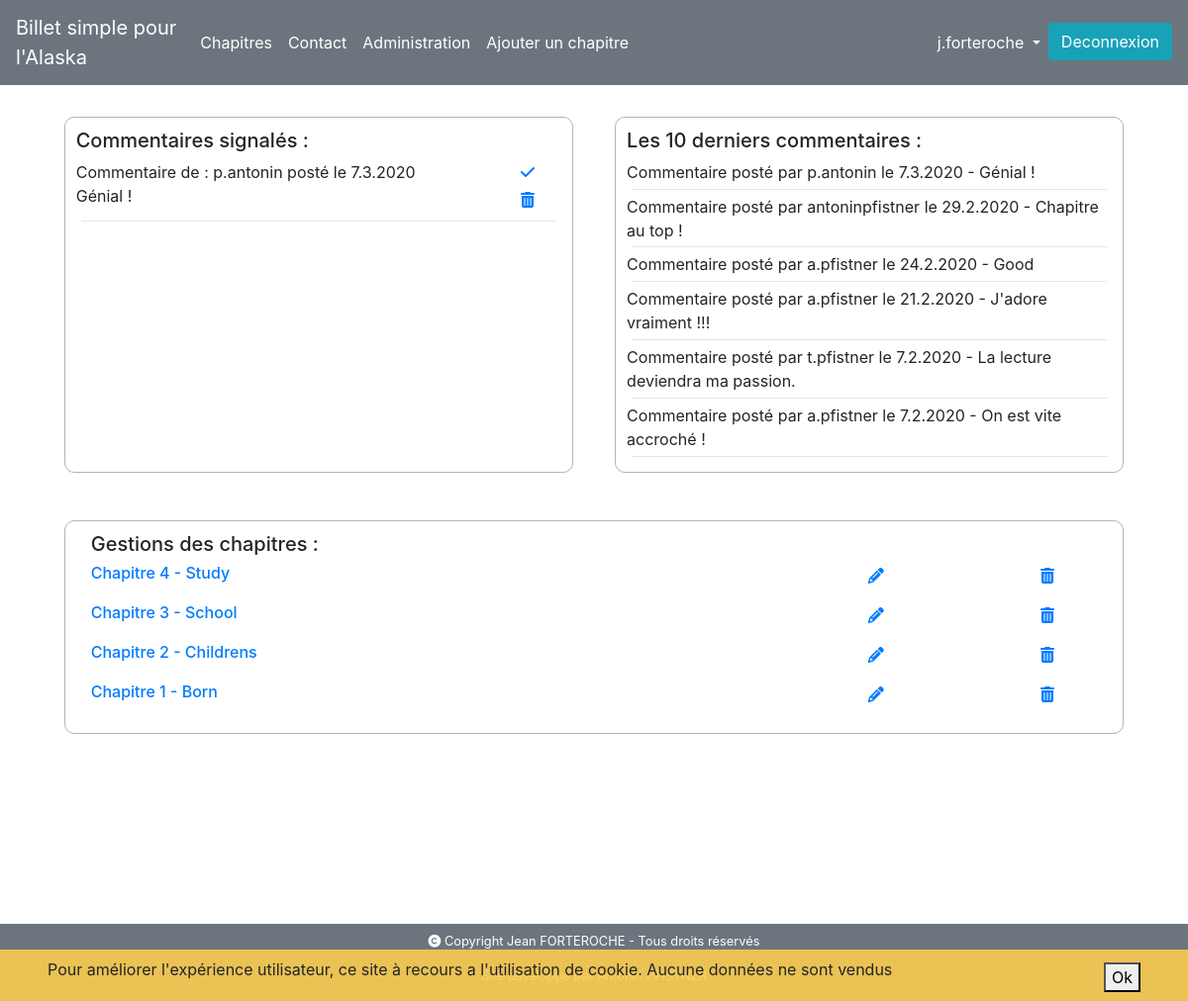
The app's page /?type=administration (signed in) with its own data.
### tables this page shows
CREATE TABLE IF NOT EXISTS `comments` (
  `id` int(11) NOT NULL AUTO_INCREMENT,
  `id_post` int(11) NOT NULL,
  `pseudo` varchar(255) NOT NULL,
  `content` longtext NOT NULL,
  `status_of_comment` int(11) NOT NULL,
  `published_date` datetime NOT NULL,
  PRIMARY KEY (`id`)
);

CREATE TABLE IF NOT EXISTS `chapters` (
  `id` int(11) NOT NULL AUTO_INCREMENT,
  `chapter_name` varchar(255) NOT NULL,
  `chapter_number` int(11) NOT NULL,
  `chapter_content` longtext NOT NULL,
  `published_date` datetime NOT NULL,
  PRIMARY KEY (`id`)
);

### controller/ControllerChapter.php (called while the page is built, shortened)
<?php
    class ControllerChapter{
        private $_managementChapter;
        function __construct()
        {
            $this->_managementChapter = new ManagementChapter;
        }
        public function administrationPage(){
            $commentsReport = $this->_managementChapter->commentsManagement();
            $chapters = $this->_managementChapter->chapterLists();
            $tenLastComments = $this->_managementChapter->tenLastComments();
            require('view/viewAdministration.php');
        }
    }

### gestion/Autoloader.php (called while the page is built, shortened)
<?php
class Autoloader{
   static function autoload($class){
       $controller = strpos($class, 'Controller');
       $model = strpos($class, 'Management');
       $gestion = strpos($class, 'Gestion');
       if($controller !== FALSE){
           $class = str_replace('P4\Controller\\', 'controller/', $class);
           require($class.".php");
       }
       elseif($model !== FALSE){
           $class = str_replace('P4\Model\\', 'model/', $class);
       }
       elseif ($gestion !== FALSE){
           $class = str_replace('P4\Gestion\\', 'gestion/', $class);
           require($class.".php");
       }
   }
}

### model/ManagementBDD.php (called while the page is built, shortened)
<?php
class ManagementBDD {
    function __construct()
    {
        $this->_bd = $this->AccesBDD();
    }
    private function AccesBDD(){
        $bd = new \PDO('mysql:host='.$domaineBDD.';dbname='.$BDDName.';charset=utf8', ''.$username.'', ''.$password.'');
        try{
            $bd = new \PDO('mysql:host='.$domaineBDD.';dbname='.$BDDName.';charset=utf8', ''.$username.'', ''.$password.'');
        }catch (\Exception $e){
            throw new \Exception('Erreur de connexion à la BDD, merci de contacter l\'administrateur ou de vous reconnecter plus tard.');
        }
        return $bd;
    }
}

### model/ManagementChapter.php (called while the page is built, shortened)
<?php
require_once('ManagementBDD.php');
class ManagementChapter extends ManagementBDD{
    public function chapterLists(){
        $posts = $this->_bd->query('SELECT * FROM chapters ORDER BY chapter_number DESC');
        return $posts;
    }
    public function commentsManagement(){
        $commentsManagement = $this->_bd->query('SELECT id, pseudo, content, DAY(published_date) AS day, MONTH(published_date) AS month, YEAR(published_date) AS year FROM comments WHERE status_of_comment = 1');
        return $commentsManagement;
    }
    public function tenLastComments(){
        $comments = $this->_bd->query('SELECT pseudo, content, DAY(published_date) AS day, MONTH(published_date) AS month, YEAR(published_date) AS year  FROM comments  ORDER BY id DESC LIMIT 10');
        return $comments;
    }
}

### view/viewAdministration.php (the view, shortened to what this page needs)
    <div class="row ml-0 mr-0 d-flex bloc-Top-total-admin">
            <div class="bloc-Top-Admin half">
                <div class="row m-0">
                    <h5>Commentaires signalés :</h5>
                </div>
                <?php
                if($commentsReport->rowcount() === 0){
                    ?>
                    <div class="col-lg-12">
                        <p>Aucun commentaire signalé actuellement !</p>
                    </div>
                    <?php
                }else{
                    while($commentReport = $commentsReport->fetch()) {
                        ?>
                        <div class="row m-0 justify-content-between">
                            <div class="col-lg-10 p-0">
                                <p class="mb-0">Commentaire de : <?= $commentReport['pseudo'] ?> posté le <?= $commentReport['day'] ?>.<?= $commentReport['month'] ?>.<?= $commentReport['year'] ?></p>
                                <p class="mb-0"><?= $commentReport['content']?></p>
                            </div>
                            <div class="col-lg-1 p-0">
                                <p class="mb-1"><a href="/?type=chapter&action=acceptComment&idComment=<?= $commentReport['id']?>"><i class="fas fa-check"></i></i></a></p>
                                <p class="mb-1"><a href="/?type=chapter&action=deleteComment&idComment=<?= $commentReport['id']?>"><i class="fas fa-trash-alt"></i></a></p>
                            </div>
                        </div>
                        <hr>
                        <?php
                    }
                }
                ?>
            </div>
            <div class="bloc-Top-Admin half">
                <div class="row m-0">
                    <div class="col-lg-12 p-0">
                        <h5>Les 10 derniers commentaires :</h5>
                    </div>
                </div>
                <?php
                while($lastComment = $tenLastComments->fetch()) {
                    ?>
                    <div class="row m-0">
                        <div class="col-lg-12 p-0">
                            <p class="mb-0">Commentaire posté par <?= $lastComment['pseudo'] ?> le <?= $lastComment['day'] ?>.<?= $lastComment['month'] ?>.<?= $lastComment['year'] ?> - <?= $lastComment['content'] ?></p>
                        </div>
                    </div>
                    <hr/>
                    <?php
                }
                ?>
            </div>
    </div>
    <div class="row mt-5 ml-0 mr-0 justify-content-between bloc-Top-Admin">
        <h5 class="col-lg-12">Gestions des chapitres :</h5>
        <?php
            while($chapter = $chapters->fetch()){
        ?>
        <div class="col-lg-8">
            <a href="/?type=chapter&action=chapter&idChapter=<?= $chapter['id']?>">
                <h6>Chapitre <?= $chapter['chapter_number'] .' - '. $chapter['chapter_name']?></h6>
            </a>
        </div>
        <div class="col-lg-1">
            <p><a href="/?type=chapter&action=forUpdateChapter&idChapter=<?= $chapter['id'] ?>"><i class="fas fa-pencil-alt"></i></a></p>
        </div>
        <div class="col-lg-1">
            <p><a href="/?type=chapter&action=deleteChapter&idChapter=<?= $chapter['id'] ?>"><i class="fas fa-trash-alt"></i></a></p>
        </div>
        <?php
            }
        ?>
    </div>
<?php
require('template.php');

### records on screen
comments: pseudo "p.antonin", day "7", month "3", year "2020", content "Génial !"
comments: pseudo "antoninpfistner", day "29", month "2", year "2020", content "Chapitre au top !"
comments: pseudo "a.pfistner", day "24", month "2", year "2020", content "Good"
comments: pseudo "a.pfistner", day "21", month "2", year "2020", content "J'adore vraiment !!!"
comments: pseudo "t.pfistner", day "7", month "2", year "2020", content "La lecture deviendra ma passion."
comments: pseudo "a.pfistner", day "7", month "2", year "2020", content "On est vite accroché !"
chapters: chapter_number "4", chapter_name "Study"
chapters: chapter_number "3", chapter_name "School"
chapters: chapter_number "2", chapter_name "Childrens"
chapters: chapter_number "1", chapter_name "Born"

### other values on screen
$_SESSION['pseudo'] "j.forteroche"
